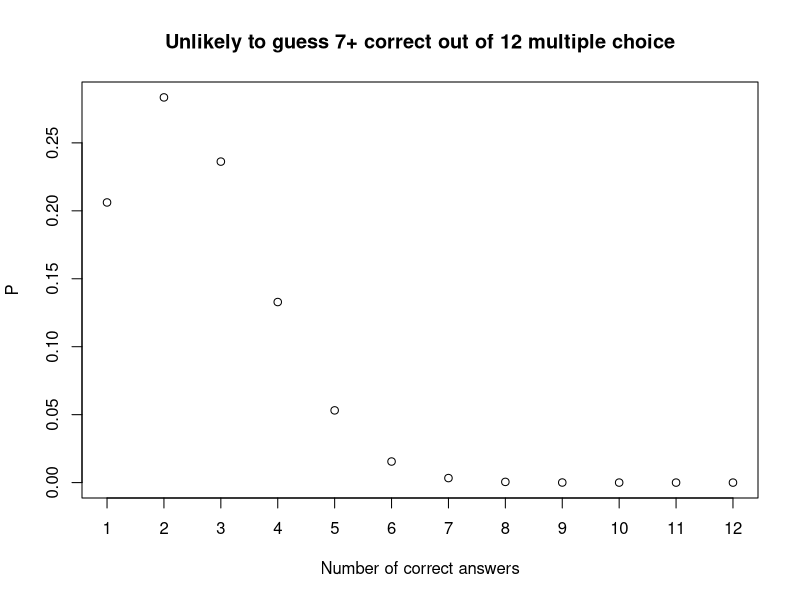
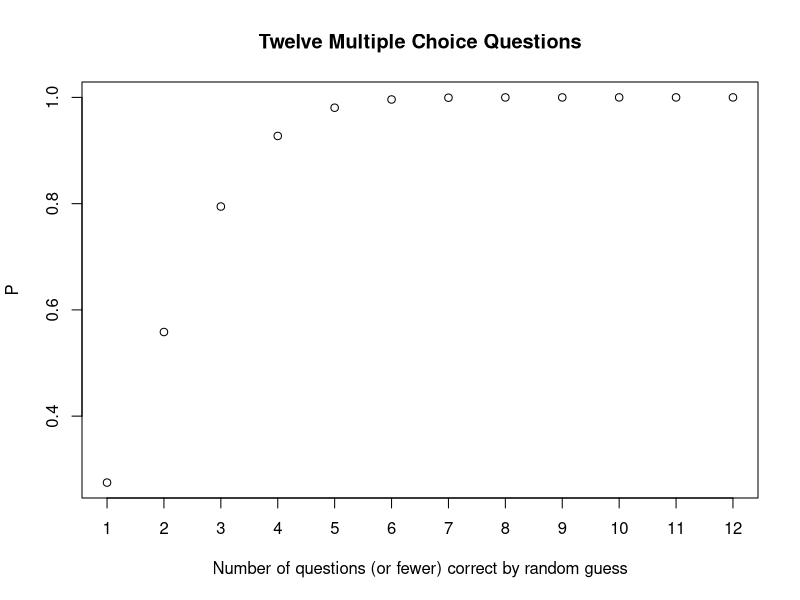
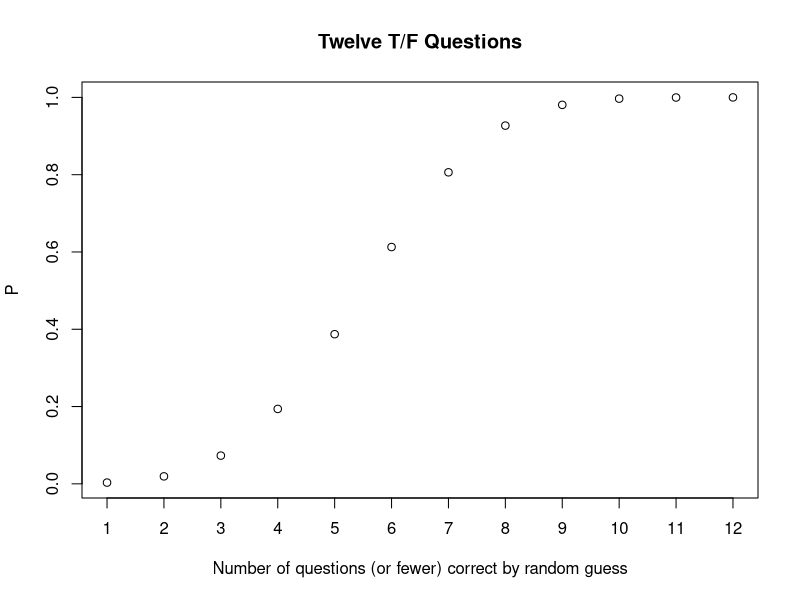
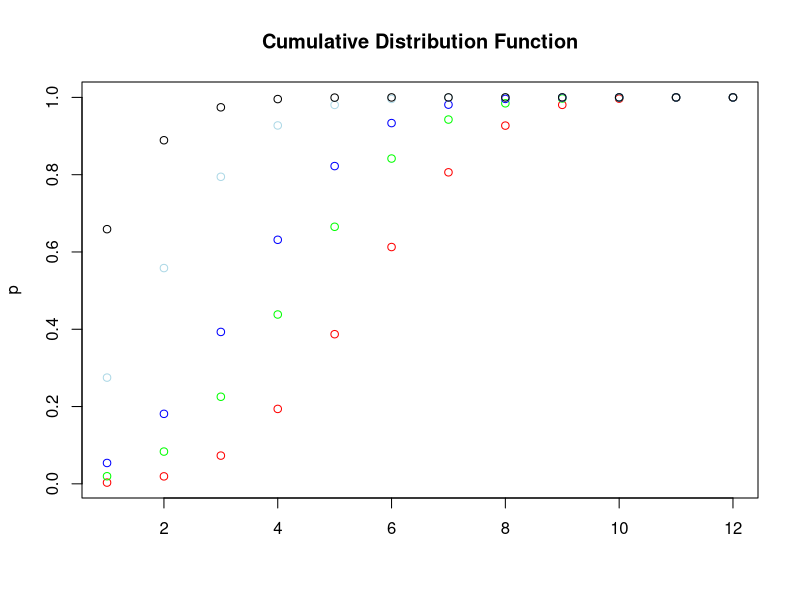
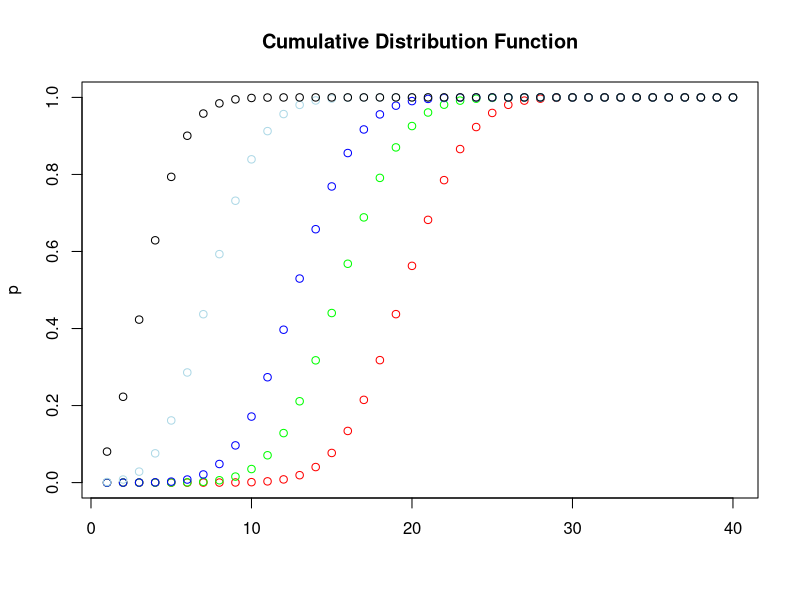

The R source for these figures, in order:
## ---- chunk 1
n <- 1
k <- 4
choose(k, n)
## ---- chunk 2
dbinom(4, size=12, prob=0.2)
## ---- chunk 3
x <- 1:12
plot(dbinom(x, size=12, prob=0.2)
     , xaxt="n"
     , xlab = "Number of correct answers"
     , ylab = "P"
     , main = "Unlikely to guess 7+ correct out of 12 multiple choice")
axis(1, at=x, labels=x, las=1)
#this doesn't work
# bindat <- rbinom(12, 4, .2)
# hist(bindat, breaks=12)
## ---- chunk 4
dbinom(0, size=12, prob=0.2) + 
+ dbinom(1, size=12, prob=0.2) + 
+ dbinom(2, size=12, prob=0.2) + 
+ dbinom(3, size=12, prob=0.2) + 
+ dbinom(4, size=12, prob=0.2)
## ---- chunk 5
cumulative_probability_function <- 
  function(correct_guesses
           , number_of_questions
           , number_of_choices_per_question){
  probability_answering_correctly_at_random <- 1/number_of_choices_per_question
  cumulative_probability <- 0
  for(n in 0:correct_guesses){
    current_probability <- dbinom(n
                                  , size=number_of_questions
                                  , prob=probability_answering_correctly_at_random)
    cumulative_probability <- current_probability + cumulative_probability
  }
  result_string <- paste("There is a ", round(cumulative_probability*100, 2)
              , "% chance of guessing ", correct_guesses
              , " or fewer questions correct out of ", number_of_questions
              , " multiple choice questions with ", number_of_choices_per_question
              , " choices per question."
              , sep = "")
  return(result_string)
}
## ---- chunk 6
cumulative_probability_function(4, 12, 5)
#Example of T/F questions
cumulative_probability_function(4, 12, 2)
## ---- chunk 7
x <- 1:12
plot(pbinom(x,size=12,prob=.2)
     , xaxt="n"
     , xlab = "Number of questions (or fewer) correct by random guess"
     , ylab = "P"
     , main = "Twelve Multiple Choice Questions")
axis(1, at=x, labels=x, las=1)

x <- 1:12
plot(pbinom(x,size=12,prob=.5)
     , xaxt="n"
     , xlab = "Number of questions (or fewer) correct by random guess"
     , ylab = "P"
     , main = "Twelve T/F Questions")
axis(1, at=x, labels=x, las=1)
## ---- chunk 8
pbinom(4, size=12, prob=0.2) 
## ---- chunk 9
number_of_questions <- 12
probs <- c(.5, .4, (1/3), .2, .1)
colors <- c("red", "green", "blue", "light blue", "black")
df <- data.frame(x = numeric(0)
                 , y = numeric(0)
                 , z = character(0))
n <- 1
for(n in 1:length(probs)){
  x <- 1:number_of_questions
  y <- pbinom(x,size=number_of_questions,prob=probs[n])
  z <- rep(colors[n], number_of_questions)
  add_df <- data.frame(x = x
                       , y = y
                       , z = z)
  df <- rbind(df, add_df)
}

plot(df$x
     , df$y
     , col=df$z
     , xlab = ""
     , ylab = "p"
     , main = "Cumulative Distribution Function"
     , type='p')
## ---- chunk 10
number_of_questions <- 40
probs <- c(.5, .4, (1/3), .2, .1)
colors <- c("red", "green", "blue", "light blue", "black")
df <- data.frame(x = numeric(0)
                 , y = numeric(0)
                 , z = character(0))
n <- 1
for(n in 1:length(probs)){
  x <- 1:number_of_questions
  y <- pbinom(x,size=number_of_questions,prob=probs[n])
  z <- rep(colors[n], number_of_questions)
  add_df <- data.frame(x = x
                       , y = y
                       , z = z)
  df <- rbind(df, add_df)
}

plot(df$x
     , df$y
     , col=df$z
     , xlab = ""
     , ylab = "p"
     , main = "Cumulative Distribution Function"
     , type='p')
